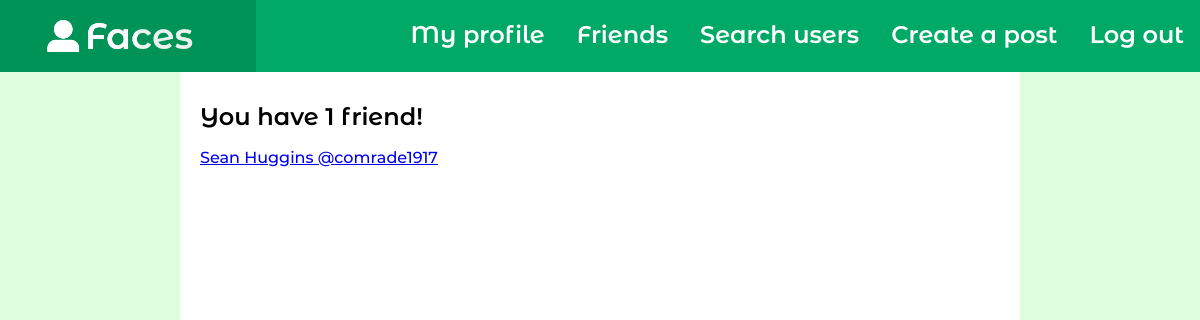
Page /friends/ (signed in) on the committed database.
### facebook2_app/models.py (models this page shows)
class Person(models.Model):
    user = models.OneToOneField(User, on_delete=models.CASCADE)
    friends = models.ManyToManyField("self")

### facebook2_app/views.py (the view)
# urls.py: path('friends/', facebook2_app.views.friend_list, name="friends"),
def friend_list(request):
    return render(request, "friend-list.html", {"friend_count": len(request.user.person.friends.all())})

### templates/friend-list.html (shortened to what this page needs)
{% extends 'base.html' %}
{% block content %}
    <h2>You have {% if friend_count == 0 %}no{% else %}{{ friend_count }}{% endif %} friend{% if friend_count != 1 %}s{% endif %}!</h2>
    {% for friend in user.person.friends.all %}
        <a href="{% url 'user' friend.user.username %}">{{ friend.user.first_name }} {{ friend.user.last_name }} @{{ friend.user.username }}</a><br>
    {% endfor %}
{% endblock %}

### static/css/style.css (style rules this page uses)
html, body { margin: 0; padding: 0; font-family: 'montserrat', sans-serif; background-color: #dfd; height: 100%; }
h1, h2, h3, h4, h5, h6 { font-family: 'montserrat_alternates', sans-serif; }

### rows in the picture
Person: user.first_name "Sean", user.last_name "Huggins", user.username "comrade1917"

### other values in the picture
{{ friend_count }} "1"
